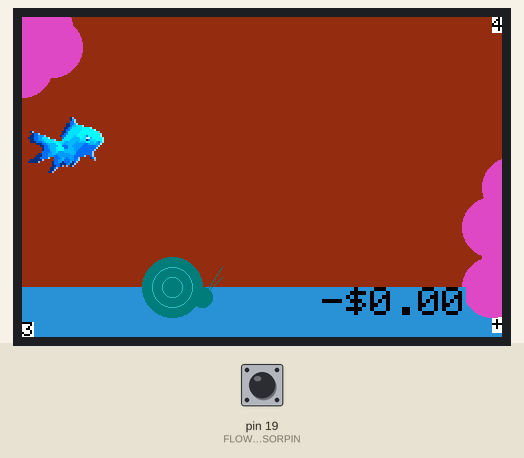
Recording of a sketch running on a simulated Arduino Uno, built with avr-gcc and run on an emulated ATmega328P. Parts: 480×320 colour display. The test bench sets the inputs (shaded band); at power-on: pin 19 (FLOWSENSORPIN) HIGH. What the sketch prints to the serial monitor is not drawn.

Above: at 0.61 s.
At 4.72 s:
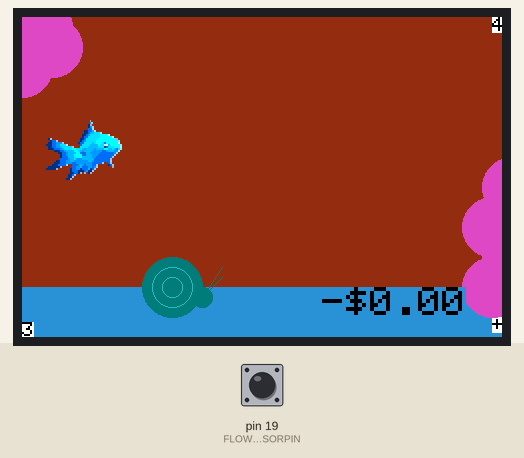
At 10.24 s:
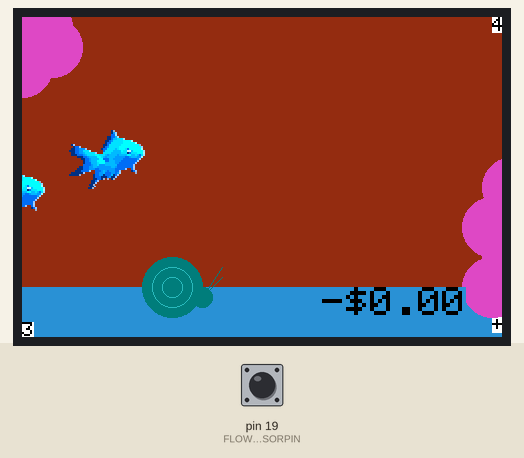
At 20.15 s:
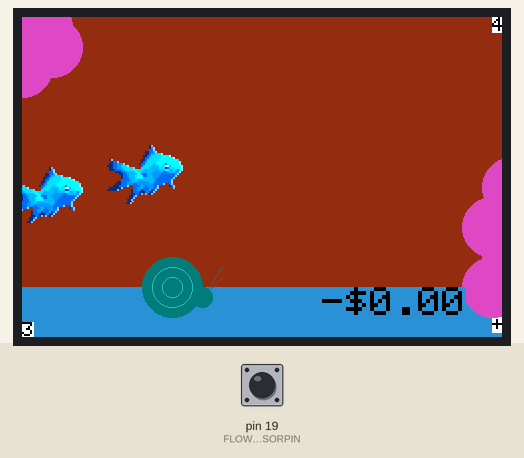
At 29.81 s:
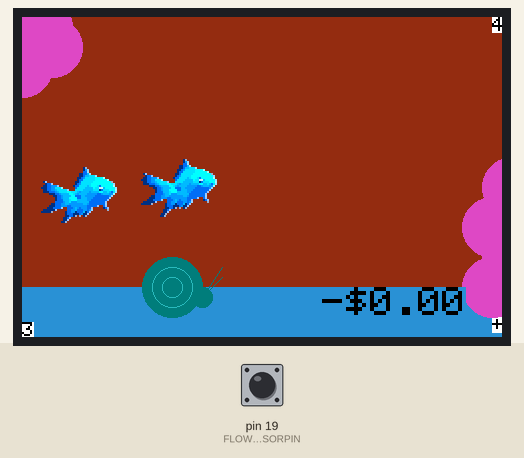
At 39.62 s:
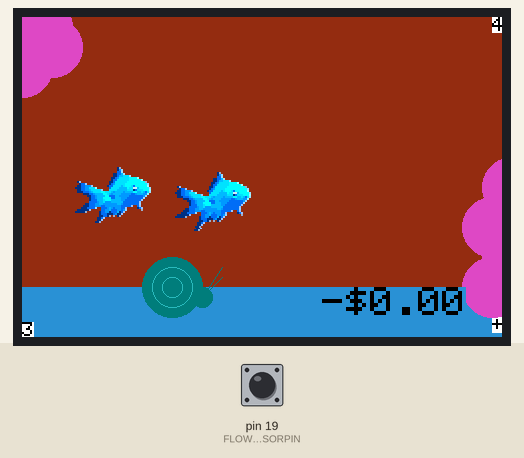

The sketch:

lcd_fish_stable.ino
```cpp
#include "fish_new.h"
#include "MCUFRIEND_kbv.h"

#define FLOWSENSORPIN SCL

MCUFRIEND_kbv tft;

#define LOWFLASH (defined(__AVR_ATmega328P__) && defined(MCUFRIEND_KBV_H_))

// DEFINED COLORS
#define WATER   0x9162
#define SAND    0x2C9A
#define GREEN   0x25A7 ^ 0xFFFF
#define GROSS   0x2A5C
#define DEEP    0x1351 ^ 0xFFFF

// FLOW RATE DEFS
// count how many pulses!
volatile uint16_t pulses = 0;
// track the state of the pulse pin
volatile uint8_t lastflowpinstate;
// you can try to keep time of how long it is between pulses
volatile uint32_t lastflowratetimer = 0;
// and use that to calculate a flow rate
volatile float flowrate;
// Interrupt is called once a millisecond, looks for any pulses from the sensor!

//volatile float current_water;

SIGNAL(TIMER0_COMPA_vect) {
  uint8_t x = digitalRead(FLOWSENSORPIN);

  if (x == lastflowpinstate) {
    lastflowratetimer++;
    return; // nothing changed!
  }

  if (x == HIGH) {
    //low to high transition!
    pulses++;
  }
  lastflowpinstate = x;
  flowrate = 1000.0;
  flowrate /= lastflowratetimer;  // in hertz
  lastflowratetimer = 0;
}

void useInterrupt(boolean v) {
  if (v) {
    // Timer0 is already used for millis() - we'll just interrupt somewhere
    // in the middle and call the "Compare A" function above
    OCR0A = 0xAF;
    TIMSK0 |= _BV(OCIE0A);
  } else {
    // do not call the interrupt function COMPA anymore
    TIMSK0 &= ~_BV(OCIE0A);
  }
}

float checkLiters() {
    //used for testing graphics w/out meter: !!!!!!!!!!!!!!!!!!!!!!!!!!!!!!!!
    //pulses = pulses+2;

    float liters = pulses;
    liters /= 7.5;
    //money conversion
    liters /= 60.0;
    Serial.print(liters); Serial.println(" Liters");
    return liters;
}

void setup() {
//SETUP FLOW SENSOR
   Serial.begin(9600);
   pinMode(FLOWSENSORPIN, INPUT);
   digitalWrite(FLOWSENSORPIN, HIGH);
   lastflowpinstate = digitalRead(FLOWSENSORPIN);
   useInterrupt(true);

  //SETUP LCD SCREEN
  uint16_t ID = tft.readID();
  tft.begin(ID);

  //make landscape
  tft.setRotation(3);
  //water and sand
  tft.fillScreen(WATER);
  tft.fillRect(0,270,480,200,SAND);

  //setup text for cost
  tft.setCursor(300, 270);
  tft.setTextColor(0x0000, SAND);
  tft.setTextSize(4);

  //labelled corners for adding visuals
  tft.drawChar(0,0,'0',0x0000,0xFFFF,2);
  tft.drawChar(470,0,'4',0x0000,0xFFFF,2);
  tft.drawChar(0,305,'3',0x0000,0xFFFF,2);
  tft.drawChar(470,300,'+',0x0000,0xFFFF,2);

  // draw seaweed
    tft.fillCircle(470, 270, 30, 0x25A7 ^ 0xFFFF);
    tft.fillCircle(490, 240, 30, 0x25A7 ^ 0xFFFF);
    tft.fillCircle(470, 210, 30, 0x25A7 ^ 0xFFFF);
    tft.fillCircle(490, 170, 30, 0x25A7 ^ 0xFFFF);
    tft.fillCircle(0, 40, 30, 0x25A7 ^ 0xFFFF);
    tft.fillCircle(20, 10, 30, 0x25A7 ^ 0xFFFF);
    tft.fillCircle(30, 30, 30, 0x25A7 ^ 0xFFFF);
    tft.fillCircle(0, 50, 30, 0x25A7 ^ 0xFFFF);

}

void loop() {

  //screen size : 320 x 480
    int x, y;
    int w;
    // check if within usage
    if (checkLiters() < 0.88) //CHANGE THRESHOLD HERE
    {
     //snail
    tft.fillCircle(150, 270, 30, 0xFC10 ^ 0xFFFF);
    tft.drawCircle(150, 270, 20, 0xD228 ^ 0xFFFF);
    tft.drawCircle(150, 270, 10, 0xD228 ^ 0xFFFF);
    tft.fillCircle(180, 280, 10, 0xFC10 ^ 0xFFFF);
    tft.drawLine(180,280,200,250,0xFC10 ^ 0xFFFF);
    tft.drawLine(180,280,200,260,0xFC10 ^ 0xFFFF);
      for(w=0;w<500;w++) //second fish must go off screen
      {
       float current_liters = checkLiters();
      //PRINT MONEY ////////////////////////////////
      tft.setCursor(300, 270);
      tft.print("-$");
      tft.print(current_liters,2);

      //DRAIN OCEAN ////////////////////////////////
      tft.fillRect(0,0,480,0+current_liters*200,DEEP);
      if (current_liters > 0.88) //CHANGE THRESHOLD HERE
        break;

      // ANIMATION /////////////////////////////////
      tft.drawRGBBitmap(w, 100+(0.4)*w+(-3*(w%2)), fish2, 88, 56);
      // (horizaontal pos, vertical pos, bmp, x size, y size)
      tft.fillRect(w+45, 95+(0.4)*w+(-3*(w%2)), 5,5, WATER);
      // correcting^
      //second fish
      tft.drawRGBBitmap(w-100, 150, fish2, 88, 56);
      //tft.drawCircle(w+88, 90+(0.5)*w+(-3*(w%2)), random(5,10), 0x0000);

      //fish speed
      delay(70); // smaller dely -> faster fish
      tft.fillRect(w+78, 80, 21,21, WATER);
      }
    }
    else{
    //setup text
    tft.setCursor(500, 20);
    tft.setTextColor(0x0000, DEEP);
    tft.setTextSize(6);
    tft.println("  GAME OVER");
    }
    tft.fillRect(0,270,480,200,SAND);
}
```

Source omitted: fish_new.h (data table, 94976 bytes)
